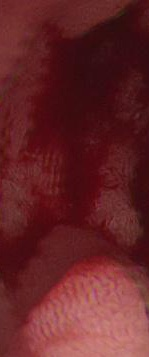
#> input picture CutDM/bboxdesenfoque (148).jpg, 149 x 357 px; its folder holds only this picture in this run
$ python 500X500.py   (older library calls are emulated)
#> lines starting #> are read from the running program, lines starting #| are printed output that depends on the picture
# -*- coding: utf-8 -*-
"""
Created on Thu Aug 15 20:59:00 2019

@author: Nataly
"""


import cv2
import numpy as np
import glob
from skimage.feature import greycomatrix, greycoprops
import skimage.feature
from scipy.stats import kurtosis
import statistics as stats
import pywt
import pywt.data


dm=0
re=0
no=0

for image in glob.glob('*.jpg'):
    # image = '00002.jpg'
    im = cv2.imread(image)
#> im is the input picture: shape (357, 149, 3); mean B, G, R 38.7, 36, 100.4
    im=cv2.normalize(im, None, 0, 255, norm_type=cv2.NORM_MINMAX, dtype=cv2.CV_8UC3)
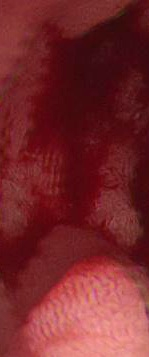
#> im: shape (357, 149, 3); mean B, G, R 42.5, 39.3, 118.2
    aa,bb,c = im.shape
#> aa = 357; bb = 149; c = 3
    #cv2.imshow('Grays',imaROI)
    #cv2.destroyAllWindows()
    HSV=cv2.cvtColor(im,cv2.COLOR_RGB2HSV)
#> HSV: shape (357, 149, 3); mean H, S, V 121.4, 185.2, 118.2
    H,S,V=cv2.split(HSV)
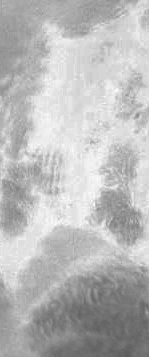
#> S: shape (357, 149); min 91, max 255, mean 185.2
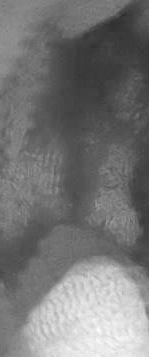
#> V: shape (357, 149); min 44, max 255, mean 118.2
    #print(image,dm)
    a,b= V.shape
#> a = 357; b = 149
    #tamañoA,tamañoB=tama(a,b)
    V1= V
    imdm= im
    tamañoA=500
    tamañoB=500
    vecesA = int(a/tamañoA)
#> vecesA = 0
    vecesB = int(b/tamañoB)
#> vecesB = 0

    for f in range(0,a-tamañoA,tamañoA):
        for c in range(0,b-tamañoB,tamañoB):
            #print(f,c)
            cropped = V1[f:f+tamañoA,c:c+tamañoB]
            croppedrgb = imdm[f:f+tamañoA,c:c+tamañoB]

            #test2[f:f+tamañoA,c:c+tamañoB]=test[f:f+tamañoA,c:c+tamañoB]
            if c==tamañoB*vecesB-tamañoB:
                cropped = V1[f:f+tamañoA,c:]
                croppedrgb = imdm[f:f+tamañoA,c:]
                #test2[f:f+tamañoA,c:]=test[f:f+tamañoA,c:]
            if f==tamañoA*vecesA-tamañoA:
                 #print('ola')
                 if c==tamañoB*vecesB-tamañoB:
                    cropped = V1[f:,c:]
                    croppedrgb = im[f:,c:]

                     #test2[f:,c:]=test[f:,c:]
                 else:
                     cropped = V1[f:,c:c+tamañoB]
                     croppedrgb = imdm[f:,c:c+tamañoB]

                     #test2[f:,c:c+tamañoB]=test[f:,c:c+tamañoB]
                     #print('dani')
            dm=dm+1
            cropped=cv2.resize(cropped,(500,500))
            croppedrgb=cv2.resize(croppedrgb,(500,500))
            diredm='./500X500/DM/color/'+str(dm)+image
            cv2.imwrite(diredm,croppedrgb)
            diredm2='./500X500/DM/V/'+str(dm)+image
            cv2.imwrite(diredm2,cropped)
#> after the loop, dm = 0
            #print('DM',dm)
#                    plt.imshow(croppedrgb)
#                    plt.show()

$ run again, on CutDM/bboxdesenfoque (263).jpg
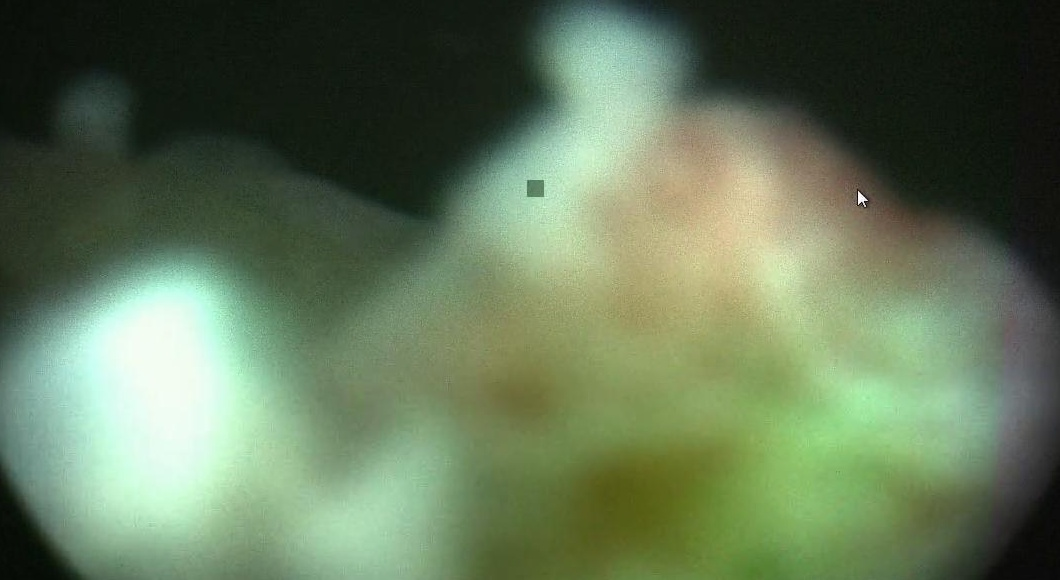
#> input picture CutDM/bboxdesenfoque (263).jpg, 1060 x 580 px
#> im is the input picture: shape (580, 1060, 3); mean B, G, R 88.5, 117.9, 99.2
#> HSV: shape (580, 1060, 3); mean H, S, V 66.8, 76.1, 118.6
#> the loop `for f in range(0,a-tamañoA,tamañoA):` made 1 pass
#> pass 1, `cv2.imwrite(diredm2,cropped)`:
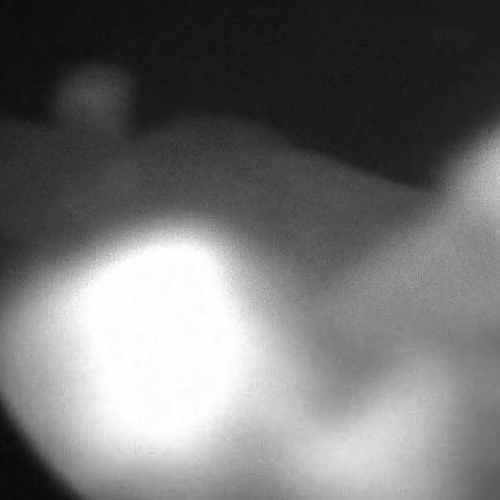
#> saved as 1bboxdesenfoque (263).jpg: shape (500, 500); min 10, max 255, mean 114.3
#> pass 1, `cv2.imwrite(diredm2,cropped)`:
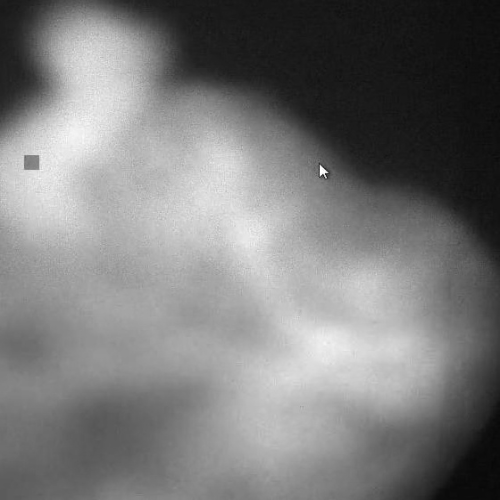
#> saved as 2bboxdesenfoque (263).jpg: shape (500, 500); min 7, max 254, mean 122.3
#> after the loop `for f in range(0,a-tamañoA,tamañoA):`: dm = 2

$ run again, on CutDM/bboxdesenfoque (276).jpg
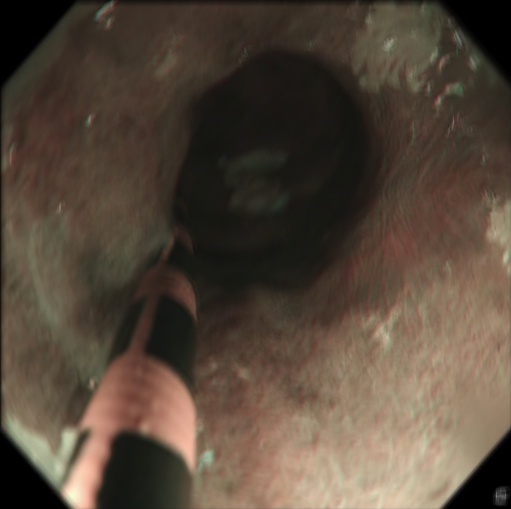
#> input picture CutDM/bboxdesenfoque (276).jpg, 511 x 509 px
#> im is the input picture: shape (509, 511, 3); mean B, G, R 58.4, 71.8, 85.3
#> HSV: shape (509, 511, 3); mean H, S, V 98, 76.7, 85.5
#> `H,S,V=cv2.split(HSV)`:
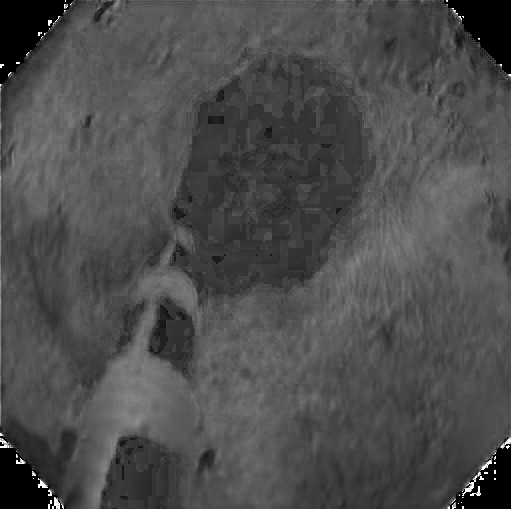
#> S: shape (509, 511); min 0, max 255, mean 76.7
#> `H,S,V=cv2.split(HSV)`:
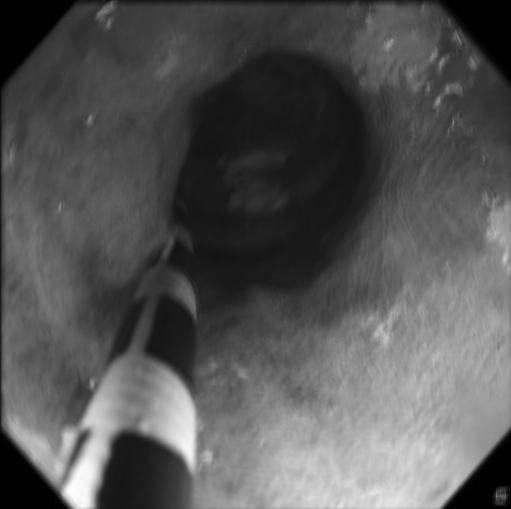
#> V: shape (509, 511); min 0, max 255, mean 85.5
#> after the loop `for f in range(0,a-tamañoA,tamañoA):`: dm = 1

$ run again, on CutDM/bboxdesenfoque (313).jpg
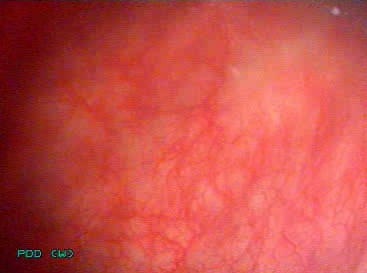
#> input picture CutDM/bboxdesenfoque (313).jpg, 367 x 273 px
#> im is the input picture: shape (273, 367, 3); mean B, G, R 71.8, 78, 196.7
#> HSV: shape (273, 367, 3); mean H, S, V 118.5, 170.6, 196.9
#> `H,S,V=cv2.split(HSV)`:
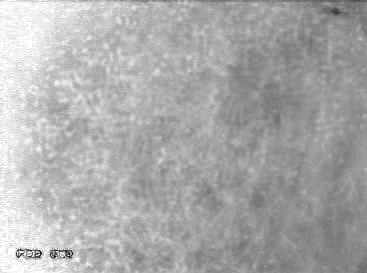
#> S: shape (273, 367); min 0, max 255, mean 170.6
#> `H,S,V=cv2.split(HSV)`:
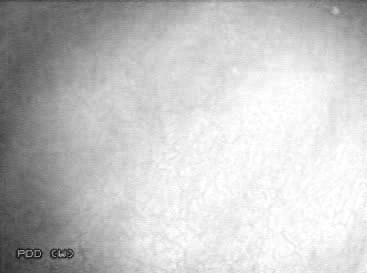
#> V: shape (273, 367); min 9, max 255, mean 196.9
#> after the loop `for f in range(0,a-tamañoA,tamañoA):`: dm = 0

$ run again, on CutDM/bboxdesenfoque (152).jpg
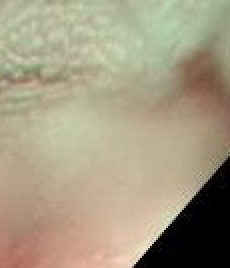
#> input picture CutDM/bboxdesenfoque (152).jpg, 115 x 134 px (shown 2 times larger)
#> im is the input picture: shape (134, 115, 3); mean B, G, R 130.6, 155, 165.1
#> HSV: shape (134, 115, 3); mean H, S, V 90.5, 60, 171.8
#> `H,S,V=cv2.split(HSV)`:
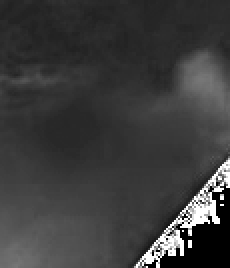
#> S: shape (134, 115) (shown 2 times larger); min 0, max 255, mean 60
#> `H,S,V=cv2.split(HSV)`:
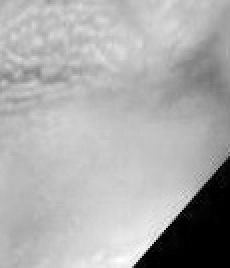
#> V: shape (134, 115) (shown 2 times larger); min 0, max 255, mean 171.8
#> after the loop `for f in range(0,a-tamañoA,tamañoA):`: dm = 0
